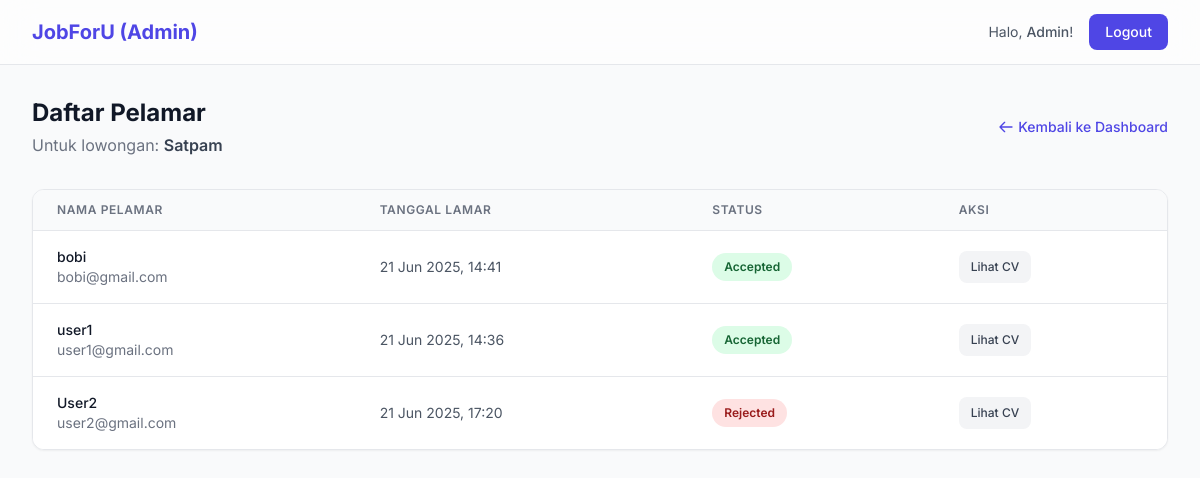
Screenshot of /view_job_applicants.php?job_id=12 (signed in) with the database file from the repository.
### tables this page shows
CREATE TABLE `jobs` (
  `id` int(11) NOT NULL,
  `judul` varchar(255) NOT NULL,
  `deskripsi` text NOT NULL,
  `lokasi` varchar(100) NOT NULL,
  `gaji` varchar(100) DEFAULT NULL,
  `posted_at` timestamp NOT NULL DEFAULT current_timestamp(),
  `nama_perusahaan` varchar(20) NOT NULL
);

CREATE TABLE `applications` (
  `id` int(11) NOT NULL,
  `job_id` int(11) NOT NULL,
  `user_id` int(11) NOT NULL,
  `cv_path` varchar(255) NOT NULL,
  `status` enum('pending','accepted','rejected') NOT NULL DEFAULT 'pending',
  `applied_at` timestamp NOT NULL DEFAULT current_timestamp()
);

CREATE TABLE `users` (
  `id` int(11) NOT NULL,
  `nama_lengkap` varchar(255) NOT NULL,
  `email` varchar(255) NOT NULL,
  `password` varchar(255) NOT NULL,
  `role` enum('admin','user') NOT NULL DEFAULT 'user',
  `created_at` timestamp NOT NULL DEFAULT current_timestamp()
);

### view_job_applicants.php (the view, shortened to what this page needs)
<?php
require_once "config.php";
$job_id = $_GET['job_id'];
$job_sql = "SELECT judul, nama_perusahaan FROM jobs WHERE id = ?";
$job_title = "Data Pelamar";
if ($stmt_job = mysqli_prepare($db, $job_sql)) {
    mysqli_stmt_bind_param($stmt_job, "i", $job_id);
    if (mysqli_stmt_execute($stmt_job)) {
        $result_job = mysqli_stmt_get_result($stmt_job);
        if (mysqli_num_rows($result_job) == 1) {
            $job_details = mysqli_fetch_assoc($result_job);
            $job_title = $job_details['judul'];
        } else {
            header("location: admin_dashboard.php");
            exit;
        }
    }
}
$sql = "SELECT a.id, u.nama_lengkap, u.email, a.applied_at, a.cv_path, a.status FROM applications a JOIN users u ON a.user_id = u.id WHERE a.job_id = ? ORDER BY a.status ASC, a.applied_at DESC";
$applicants = [];
if ($stmt = mysqli_prepare($db, $sql)) {
    mysqli_stmt_bind_param($stmt, "i", $job_id);
    if (mysqli_stmt_execute($stmt)) {
        $result = mysqli_stmt_get_result($stmt);
        while ($row = mysqli_fetch_assoc($result)) {
            $applicants[] = $row;
        }
    }
}
function getStatusBadge($status)
{
    $status = strtolower($status);
    switch ($status) {
        case 'accepted':
            return 'bg-green-100 text-green-800';
        case 'rejected':
            return 'bg-red-100 text-red-800';
    }
}
?>
<!DOCTYPE html>
<html lang="id" class="bg-gray-50">
<head>
    <script src="https://cdn.tailwindcss.com"></script>
</head>
<body class="text-gray-800">
    <nav class="bg-white/60 backdrop-blur-lg sticky top-0 z-10 border-b border-gray-200">
        <div class="max-w-7xl mx-auto px-4 sm:px-6 lg:px-8">
            <div class="flex items-center justify-between h-16">
                <a href="admin_dashboard.php" class="text-xl font-bold text-indigo-600">JobForU (Admin)</a>
                <div class="flex items-center space-x-4">
                    <span class="text-sm text-gray-600">Halo, <span class="font-medium"><?php echo htmlspecialchars($_SESSION["nama_lengkap"]); ?></span>!</span>
                    <a href="logout.php" class="text-sm bg-indigo-600 text-white font-medium py-2 px-4 rounded-lg hover:bg-indigo-700 transition-colors">Logout</a>
                </div>
            </div>
        </div>
    </nav>
    <div class="max-w-7xl mx-auto py-8 px-4 sm:px-6 lg:px-8 fade-in">
        <header class="mb-8">
            <div class="flex justify-between items-center">
                <div>
                    <h1 class="text-2xl font-bold text-gray-900">Daftar Pelamar</h1>
                    <p class="text-base text-gray-500 mt-1">Untuk lowongan: <span class="font-semibold text-gray-700"><?php echo htmlspecialchars($job_title); ?></span></p>
                </div>
                <a href="admin_dashboard.php" class="text-sm text-indigo-600 hover:text-indigo-800 font-medium flex items-center">
                    <svg class="h-4 w-4 mr-1" fill="none" viewBox="0 0 24 24" stroke="currentColor">
                        <path stroke-linecap="round" stroke-linejoin="round" stroke-width="2" d="M10 19l-7-7m0 0l7-7m-7 7h18" />
                    </svg>
                    Kembali ke Dashboard
                </a>
            </div>
        </header>
        <main>
            <div class="bg-white border border-gray-200 rounded-xl shadow-sm overflow-hidden">
                <div class="overflow-x-auto">
                    <table class="min-w-full divide-y divide-gray-200">
                        <thead class="bg-gray-50">
                            <tr>
                                <th class="px-6 py-3 text-left text-xs font-semibold text-gray-500 uppercase tracking-wider">Nama Pelamar</th>
                                <th class="px-6 py-3 text-left text-xs font-semibold text-gray-500 uppercase tracking-wider">Tanggal Lamar</th>
                                <th class="px-6 py-3 text-left text-xs font-semibold text-gray-500 uppercase tracking-wider">Status</th>
                                <th class="px-6 py-3 text-left text-xs font-semibold text-gray-500 uppercase tracking-wider">Aksi</th>
                            </tr>
                        </thead>
                        <tbody class="bg-white divide-y divide-gray-200">
                            <?php if (!empty($applicants)): ?>
                                <?php foreach ($applicants as $app): ?>
                                    <tr class="hover:bg-gray-50 transition-colors duration-150">
                                        <td class="px-6 py-4 whitespace-nowrap">
                                            <div class="text-sm font-medium text-gray-900"><?php echo htmlspecialchars($app['nama_lengkap']); ?></div>
                                            <div class="text-sm text-gray-500"><?php echo htmlspecialchars($app['email']); ?></div>
                                        </td>
                                        <td class="px-6 py-4 whitespace-nowrap text-sm text-gray-600">
                                            <?php echo date('d M Y, H:i', strtotime($app['applied_at'])); ?>
                                        </td>
                                        <td class="px-6 py-4 whitespace-nowrap">
                                            <span class="px-3 py-1 inline-flex text-xs leading-5 font-semibold rounded-full <?php echo getStatusBadge($app['status']); ?>">
                                                <?php echo htmlspecialchars(ucfirst($app['status'])); ?>
                                            </span>
                                        </td>
                                        <td class="px-6 py-4 whitespace-nowrap text-sm font-medium">
                                            <div class="flex items-center space-x-2">
                                                <a href="<?php echo htmlspecialchars($app['cv_path']); ?>" target="_blank" class="bg-gray-100 text-gray-700 font-medium text-xs py-2 px-3 rounded-lg hover:bg-gray-200 transition-colors">Lihat CV</a>
                                            </div>
                                        </td>
                                    </tr>
                                <?php endforeach; ?>
                            <?php endif; ?>
                        </tbody>
                    </table>
                </div>
            </div>
        </main>
    </div>
</body>
</html>

### view_job_applicants.php (style rules this page uses)
body { font-family: 'Inter', sans-serif; }
.fade-in { animation: fadeIn 0.5s ease-out forwards; }

### rows the page displays
jobs: judul "Satpam"
applications: user.nama_lengkap "bobi", user.email "bobi@gmail.com", applied_at "21 Jun 2025, 14:41", status "Accepted"
applications: user.nama_lengkap "user1", user.email "user1@gmail.com", applied_at "21 Jun 2025, 14:36", status "Accepted"
applications: user.nama_lengkap "User2", user.email "user2@gmail.com", applied_at "21 Jun 2025, 17:20", status "Rejected"

### other values shown
$_SESSION["nama_lengkap"] "Admin"
